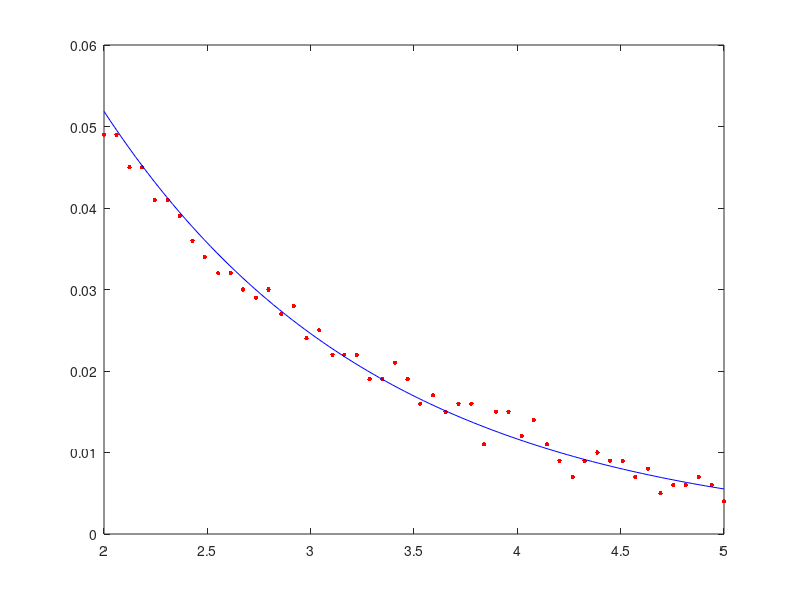

The MATLAB script that drew this image:
function ej66estudio

M = load('concentracion.dat');

t = M(:,1); % Tiempo en horas
y = M(:,2); % Concentracion de sustancia

plot(t,y,'.r','MarkerSize', 10)

% n = length(t);
z = linspace (min(t), max(t));

c = polyfit (t,log(y), 1);

% Recta de regresión: y= c(1)*t + c(2)

a = c(1);
b = exp(c(2));

hold on
plot (z, b*exp(a*z), 'b')

shg
